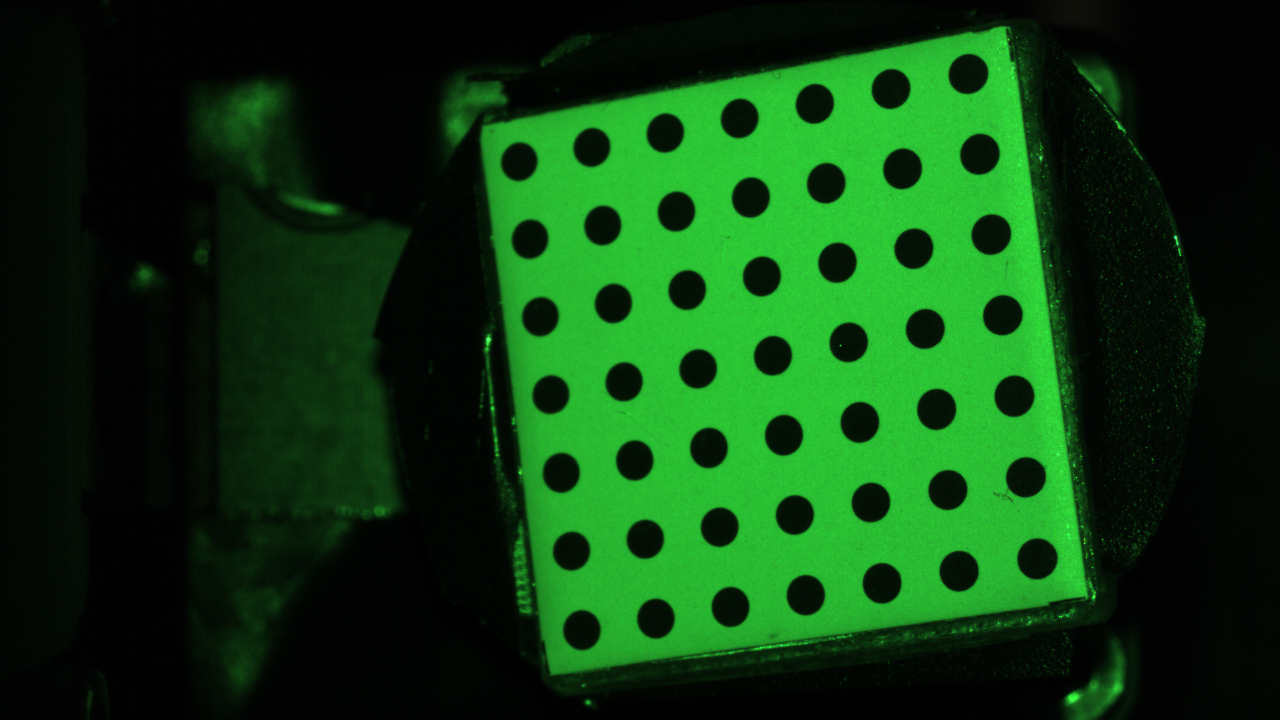
#> input picture study/images/0.bmp, 1280 x 720 px
$ python circle_find_simple.py
#> lines starting #> are read from the running program, lines starting #| are printed output that depends on the picture; after the words box and inside, x2 and y2 are one past the last pixel; in counts of white or black regions, pixels touching at a corner belong together
import cv2
import numpy as np
import pdb

# 读取 BMP 格式的图像
img = cv2.imread('images/0.bmp', cv2.IMREAD_UNCHANGED)
#> img is the input picture: shape (720, 1280, 3); mean B, G, R 16.9, 61.7, 14

# 检查图像是否读取成功
if img is None:
    print('Failed to read image')
    exit()

# 将图像转换为灰度图像
gray_img = cv2.cvtColor(img, cv2.COLOR_BGR2GRAY)
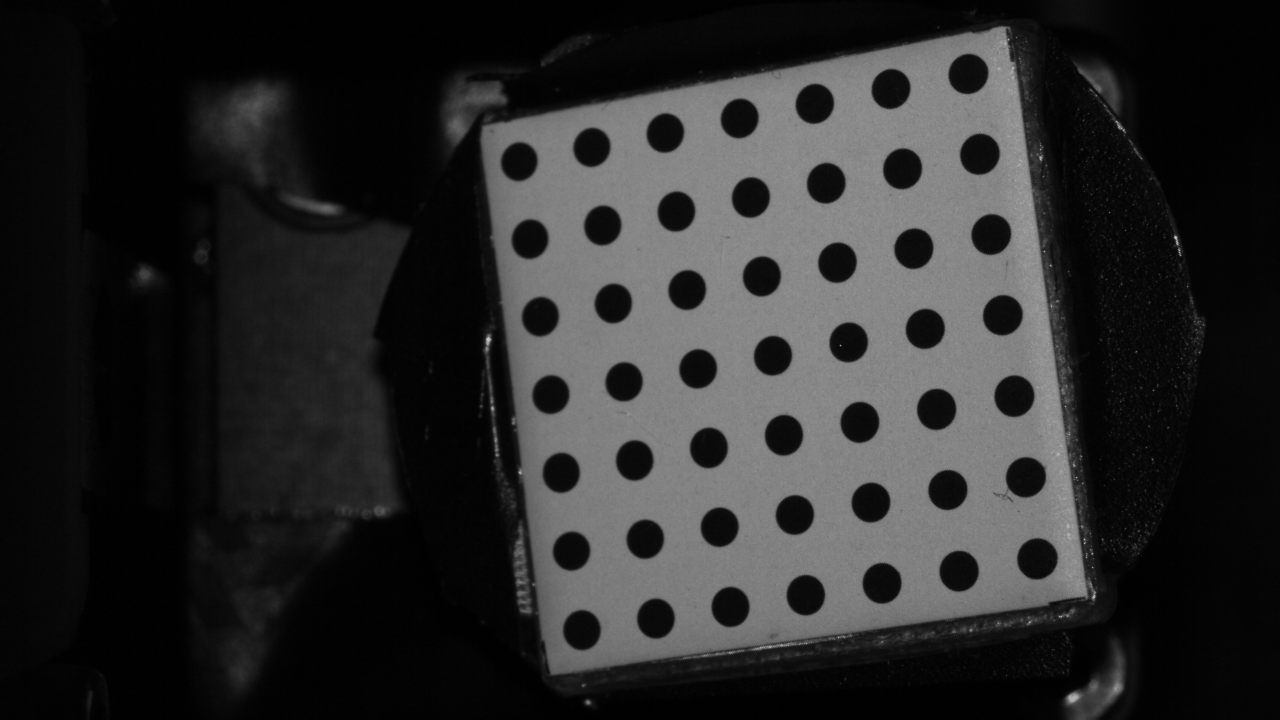
#> gray_img: shape (720, 1280); min 0, max 197, mean 42.4

# 使用Otsu算法进行图像二值化
_, thresh = cv2.threshold(gray_img, 20, 200, cv2.THRESH_BINARY + cv2.THRESH_OTSU)
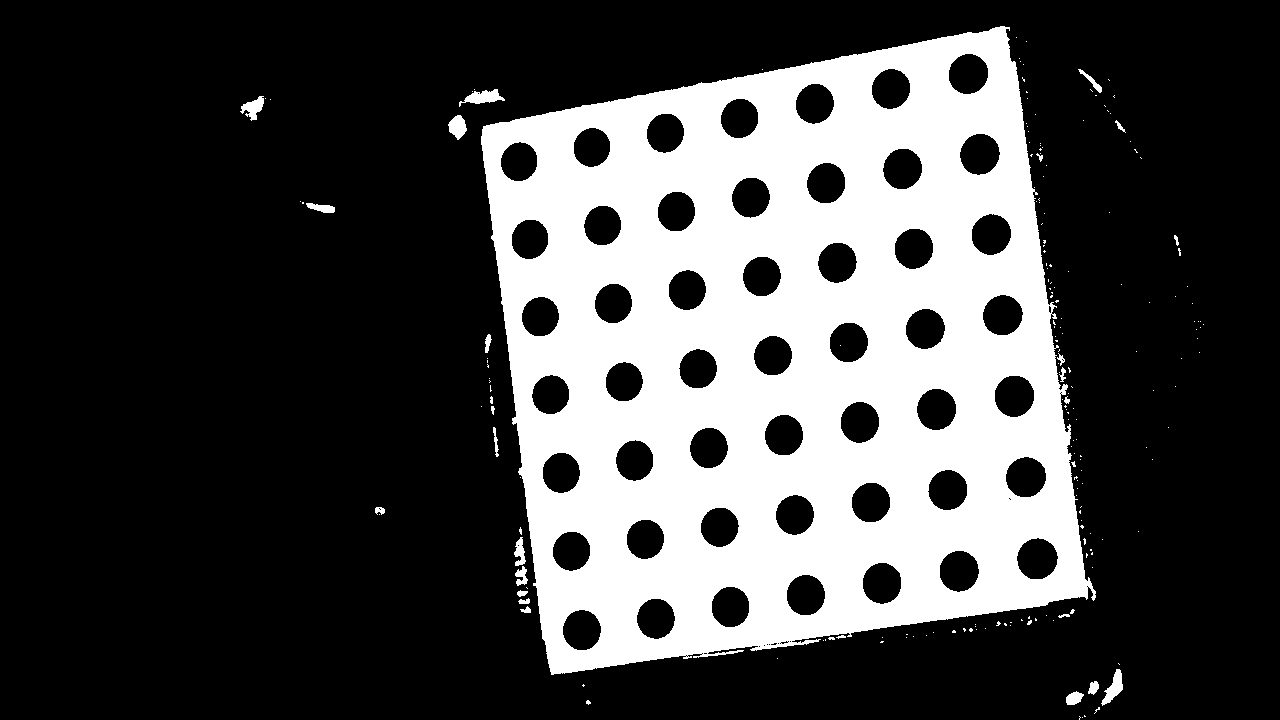
#> thresh: shape (720, 1280); values 0 (black) and 200 (white), 27.5% white; 201 white regions (174 under 20 px)

# 提取轮廓
contours, hierarchy = cv2.findContours(thresh, cv2.RETR_TREE, cv2.CHAIN_APPROX_SIMPLE)
#> contours = 276 contours, 207 with area under 20; largest, box (x1, y1, x2, y2) and area: (481, 26, 1096, 675) 306552, (1016, 537, 1059, 580) 1348, (994, 375, 1035, 418) 1334, (916, 388, 957, 431) 1315, (959, 133, 1001, 176) 1312
contours_none, hierarchy = cv2.findContours(thresh, cv2.RETR_TREE, cv2.CHAIN_APPROX_NONE)
#> contours_none has the same summary as contours


# 筛选出面积在指定范围内的轮廓
contours = [cnt for cnt in contours if 100 <= cv2.contourArea(cnt) <= 700]
#> contours = 9 contours; largest, box (x1, y1, x2, y2) and area: (459, 89, 505, 107) 331, (1101, 669, 1123, 706) 311, (448, 115, 467, 140) 278, (240, 96, 264, 121) 260, (514, 537, 526, 566) 166
contours_none = [cnt for cnt in contours_none if 100 <= cv2.contourArea(cnt) <= 700]
#> contours_none has the same summary as contours

# 绘制轮廓和显示轮廓图
contour_img = cv2.drawContours(img, contours, -1, (255, 0, 0), 2)
cv2.imshow('contour', contour_img)

# 检测圆形轮廓
filtered_contours = []
for i in range(len(contours)):
    # Final filtering to select circular points of the calibration board
    epsilon = 0.01 * cv2.arcLength(contours[i], True)
    approx = cv2.approxPolyDP(contours[i], epsilon, True)
    if len(approx) >= 8 and len(approx) <= 30:
        area = cv2.contourArea(contours[i])
        perimeter = cv2.arcLength(contours[i], True)
        circularity = 4 * np.pi * area / (perimeter * perimeter)
        if circularity >= 0.80:
            filtered_contours.append(contours[i])
#> this loop made 9 passes
#> (epsilon, area, perimeter, circularity) on passes 1 to 9: (0.506, 150, 50.63, 0.735), (0.989, 311, 98.91, 0.399), (0.748, 116, 74.77, 0.261), (0.864, 166, 86.43, 0.279), (0.678, 151, 67.8, 0.413), (0.67, 278.5, 67.01, 0.779), (1.05, 259.5, 105.2, 0.295), (1.25, 331, 124.6, 0.268), (0.703, 102.5, 70.33, 0.26)
#> after the loop, filtered_contours = []

filtered_contours_none = []
for i in range(len(contours_none)):
    # Final filtering to select circular points of the calibration board
    epsilon = 0.01 * cv2.arcLength(contours_none[i], True)
    approx = cv2.approxPolyDP(contours_none[i], epsilon, True)
    if len(approx) >= 8 and len(approx) <= 30:
        area = cv2.contourArea(contours_none[i])
        perimeter = cv2.arcLength(contours_none[i], True)
        circularity = 4 * np.pi * area / (perimeter * perimeter)
        if circularity >= 0.80:
            filtered_contours_none.append(contours_none[i])
#> after the loop, filtered_contours_none = []

# 显示轮廓图和圆形图
# 观察两个轮廓线完全重合
img = cv2.drawContours(img, filtered_contours, -1, (0, 0, 255), 1)
img = cv2.drawContours(img, filtered_contours_none, -1, (255, 0, 0), 1)
cv2.imshow('contour_filter', img)
cv2.waitKey(0)

# [11 lines of commented-out code are left out]


criteria = (cv2.TERM_CRITERIA_MAX_ITER + cv2.TERM_CRITERIA_EPS, 100, 0.0001)
subpix_contours = []
for i in range(len(filtered_contours)):
    contour_corners = [filtered_contours[i][j] for j in range(len(filtered_contours[i]))]
    contour_corners = np.array(contour_corners, dtype=np.float32)
    cv2.cornerSubPix(gray_img, np.array(contour_corners), (7, 7), (-1, -1), criteria)
    subpix_contours.append(contour_corners)
#> this loop made 0 passes
#> after the loop, subpix_contours = []

subpix_contours_none = []
for i in range(len(filtered_contours_none)):
    contour_corners = [filtered_contours_none[i][j] for j in range(len(filtered_contours_none[i]))]
    contour_corners = np.array(contour_corners, dtype=np.float32)
    cv2.cornerSubPix(gray_img, np.array(contour_corners), (7, 7), (-1, -1), criteria)
    subpix_contours_none.append(contour_corners)
#> after the loop, subpix_contours_none = []

# 使用 cv.minEnclosingCircle() 计算圆心坐标，全部重合
# fitEllipse()拟合圆心，有两个圆心没有重合
# 先求亚像素轮廓，再椭圆拟合，有两个圆心没有重合
# 起作用的是椭圆拟合
img_simple = img.copy()
for i, cnt in enumerate(filtered_contours):
# [6 lines of commented-out code are left out]
    ellipse = cv2.fitEllipse(cnt)
    center = tuple(map(int, ellipse[0]))
    cv2.circle(img_simple, center, 1, (0, 0, 255), 2)

# for i, cnt in enumerate(subpix_contours_none):
for i, cnt in enumerate(filtered_contours_none):
    # (x, y), radius = cv2.minEnclosingCircle(cnt)
    # center = (int(x), int(y))
    # radius = int(radius)
    ellipse = cv2.fitEllipse(cnt)
    center = tuple(map(int, ellipse[0]))
    cv2.circle(img_simple, center, 1, (255, 0, 0), 2)
    # cv2.putText(img_simple, str(i), center, cv2.FONT_HERSHEY_SIMPLEX, 1, (0, 255, 0), 2)

# 显示结果
# cv2.imshow('circle', img_simple)
cv2.waitKey(0)
cv2.destroyAllWindows()
